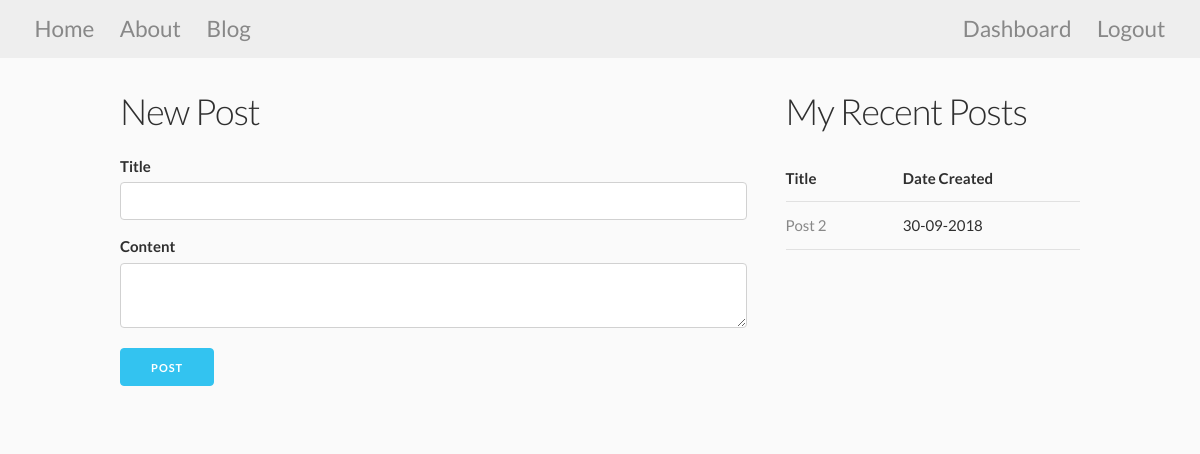
The page /admin/post/new (signed in) on the database as committed earlier.
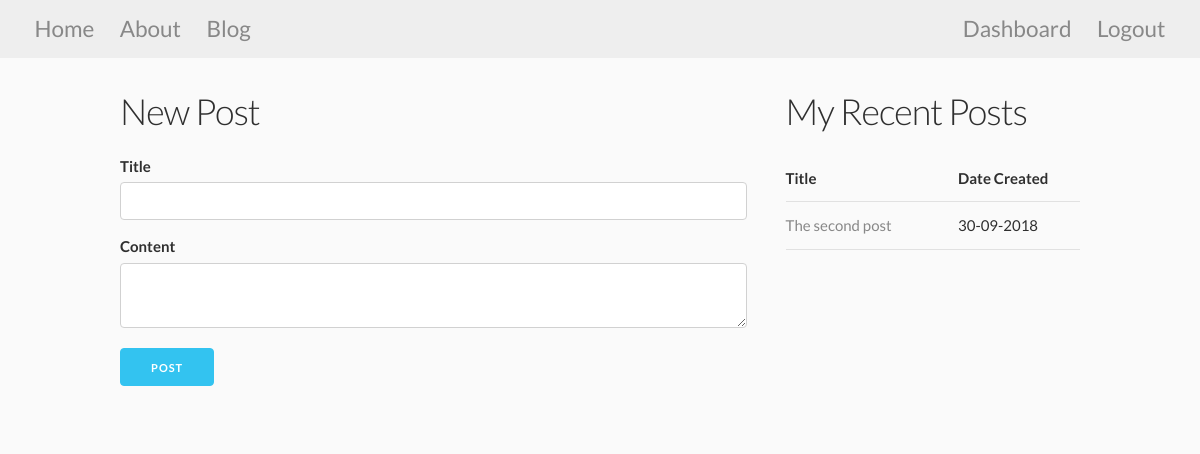
The same page on the database as committed later.
### myspace/models.py (models this page shows, shortened)
class Post(db.Model):
  id = db.Column(db.Integer, primary_key=True)
  title = db.Column(db.String(100), nullable=False)
  date_posted = db.Column(db.DateTime, nullable=False, default=datetime.utcnow)
  content = db.Column(db.Text, nullable=False)
  user_id = db.Column(db.Integer, db.ForeignKey('user.id'), nullable=False)

### myspace/views.py (the view, shortened to what this page needs)
@app.route("/admin/post/new", methods=['GET', 'POST'])
@is_logged_in
def new_post():
  form = PostForm()
  posts = Post.query.filter_by(user_id=session['username']).all()
  return render_template('post-cu.html', title="New Post", form=form, posts=posts)

### myspace/forms.py
class PostForm(FlaskForm):
  title = StringField('Title', validators = [DataRequired()])
  content = TextAreaField('Content', validators = [DataRequired()])
  submit = SubmitField('Post')

### myspace/views.py (called while the page is built)
def is_logged_in(f):
  @wraps(f)
  def wrap(*args, **kwargs):
    if 'logged_in' in session:
      return f(*args, **kwargs)
    else:
      flash('Unauthorized, please login', 'error')
      return redirect(url_for('login'))
  return wrap

### myspace/templates/post-cu.html (shortened to what this page needs)
{% extends 'sidebar-page.html' %}
{% block main %}
<h3>{{ title }}</h3>
<form method="POST" action="">
  <div>
    {{ form.title.label }}
    {{ form.title(class_="u-full-width") }}
  </div>
  <div>
    {{ form.content.label }}
    {{ form.content(class_="u-full-width") }}
  </div>
  <div>
    {{ form.submit(class_="button-primary") }}
  </div>
</form>
{% endblock main %}
{% block sidebar %}
  <h3>My Recent Posts</h3>
  {% if posts %}
  <table class="u-full-width">
    <thead>
      <tr>
        <th>Title</th>
        <th>Date Created</th>
      </tr>
    </thead>
    <tbody>
      {% for post in posts %}
      <tr>
        <td><a href="{{ url_for('post', post_id=post.id) }}">{{ post.title }}</a></td>
        <td>{{ post.date_posted.strftime('%d-%m-%Y') }}</td>
      </tr>
      {% endfor %}
    </tbody>
  </table>
  {% else %}
    <p>You haven't written any posts yet!</p>
  {% endif %}
{% endblock sidebar %}

Rows that differ between the two databases and show on the page:
changed Post: title "Post 2" → "The second post"
